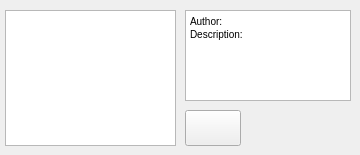
    <widget class="QWidget" name="tab_3">
     <attribute name="title">
      <string>Online</string>
     </attribute>
     <widget class="QListWidget" name="listWidget">
      <property name="geometry">
       <rect>
        <x>5</x>
        <y>10</y>
        <width>171</width>
        <height>136</height>
       </rect>
      </property>
     </widget>
     <widget class="QTextEdit" name="textEdit">
      <property name="geometry">
       <rect>
        <x>185</x>
        <y>10</y>
        <width>166</width>
        <height>91</height>
       </rect>
      </property>
      <property name="html">
       <string>&lt;!DOCTYPE HTML PUBLIC &quot;-//W3C//DTD HTML 4.0//EN&quot; &quot;http://www.w3.org/TR/REC-html40/strict.dtd&quot;&gt;
&lt;html&gt;&lt;head&gt;&lt;meta name=&quot;qrichtext&quot; content=&quot;1&quot; /&gt;&lt;style type=&quot;text/css&quot;&gt;
p, li { white-space: pre-wrap; }
&lt;/style&gt;&lt;/head&gt;&lt;body style=&quot; font-family:'MS Shell Dlg 2'; font-size:7.8pt; font-weight:400; font-style:normal;&quot;&gt;
&lt;p style=&quot; margin-top:0px; margin-bottom:0px; margin-left:0px; margin-right:0px; -qt-block-indent:0; text-indent:0px;&quot;&gt;Author:&lt;/p&gt;
&lt;p style=&quot; margin-top:0px; margin-bottom:0px; margin-left:0px; margin-right:0px; -qt-block-indent:0; text-indent:0px;&quot;&gt;Description:&lt;/p&gt;&lt;/body&gt;&lt;/html&gt;</string>
      </property>
     </widget>
     <widget class="QPushButton" name="pbUploadProgram_2">
      <property name="geometry">
       <rect>
        <x>185</x>
        <y>110</y>
        <width>56</width>
        <height>36</height>
       </rect>
      </property>
      <property name="toolTip">
       <string extracomment="New gcode"/>
      </property>
      <property name="text">
       <string/>
      </property>
      <property name="icon">
       <iconset>
        <normaloff>C:/Users/Admin/.designer/backup/icon/icons8-download-from-cloud-48.png</normaloff>C:/Users/Admin/.designer/backup/icon/icons8-download-from-cloud-48.png</iconset>
      </property>
      <property name="iconSize">
       <size>
        <width>32</width>
        <height>32</height>
       </size>
      </property>
      <property name="flat">
       <bool>false</bool>
      </property>
     </widget>
    </widget>
